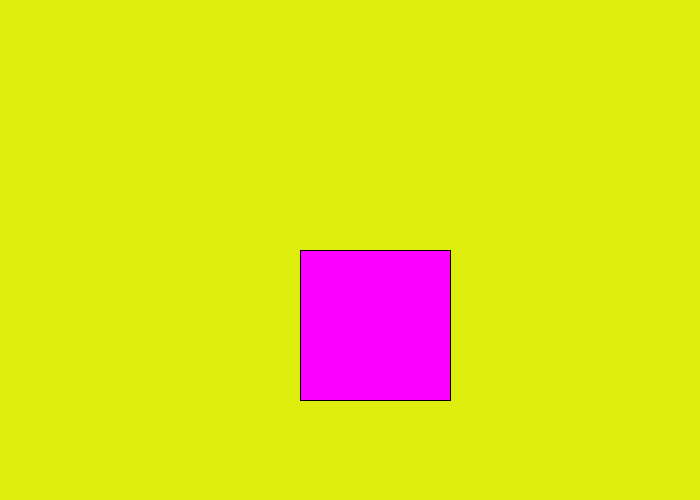
Frame 1 (no input)
Frame 60 (the mouse pressed at the canvas centre just before this capture): identical to frame 1, image omitted
Frame 120 (the mouse held since frame 60 and released just before this capture): identical to frame 1, image omitted

The Processing sketch that drew this single still picture (run headless with seeded random() and noise(); from frame 60 on, the mouse is pressed at the canvas centre):

// Processing sketch: trabajo_POO
// ── trabajo_POO.pde
int x= 250;
int y= 250;
int ejey=500;
void setup(){

size(700,500);
fill(250,0,300);
}
void draw(){
  background(#DDED0C);
  rect(300,250,150,150);
 
  }
